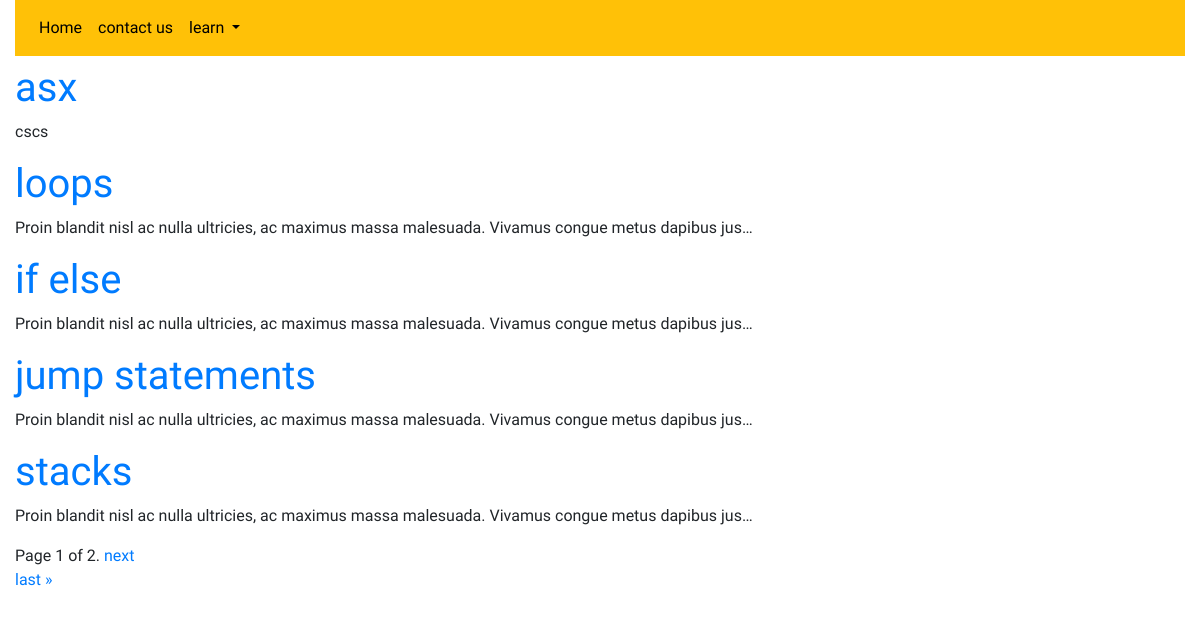
The app's page /cpp/ with its own data.
### cpp/models.py (models this page shows, shortened)
class Cpp(models.Model):
    title=models.CharField(max_length=100)
    detail=models.TextField()

### cpp/views.py (the view)
# urls.py: path('',views.topics,name='all_topics'),
def topics(request):
    topics=Cpp.objects.all().order_by('id')
    paginator=Paginator(topics,5)
    page_number=request.GET.get('page')
    page_obj=paginator.get_page(page_number)
    return render(request,'cpp/topic.html',{'topics':page_obj})

### cpp/templates/cpp/topic.html (shortened to what this page needs)
{%extends 'home/base.html'%}
{%block content%}
{%for topic in topics%}
<a href="{%url 'cpp:detail' topic.id%}"><h1>{{topic.title}}</h1></a>
<p>{{topic.detail|striptags|truncatechars:100}}</p>
{%endfor%}
<div class="pagination">
    <span class="step-links">
        <span class="current">
            Page {{ topics.number }} of {{ topics.paginator.num_pages }}.
        </span>
        {% if topics.has_next %}
            <a href="?page={{ topics.next_page_number }}">next</a>
        <br>
            <a href="?page={{ topics.paginator.num_pages }}">last &raquo;</a>
        {% endif %}
    </span>
</div>
{%endblock%}

### home/static/home/style.css (style rules this page uses)
body { font-family: 'Didact Gothic', sans-serif; }

### records on screen
Cpp: title "asx", detail "cscs"
Cpp: title "loops", detail "Proin blandit nisl ac nulla ultricies, ac maximus massa malesuada. Vivamus congue metus dapibus jus…"
Cpp: title "if else", detail "Proin blandit nisl ac nulla ultricies, ac maximus massa malesuada. Vivamus congue metus dapibus jus…"
Cpp: title "jump statements", detail "Proin blandit nisl ac nulla ultricies, ac maximus massa malesuada. Vivamus congue metus dapibus jus…"
Cpp: title "stacks", detail "Proin blandit nisl ac nulla ultricies, ac maximus massa malesuada. Vivamus congue metus dapibus jus…"

### other values on screen
{{ topics.number }} "1"
{{ topics.paginator.num_pages }} "2"
